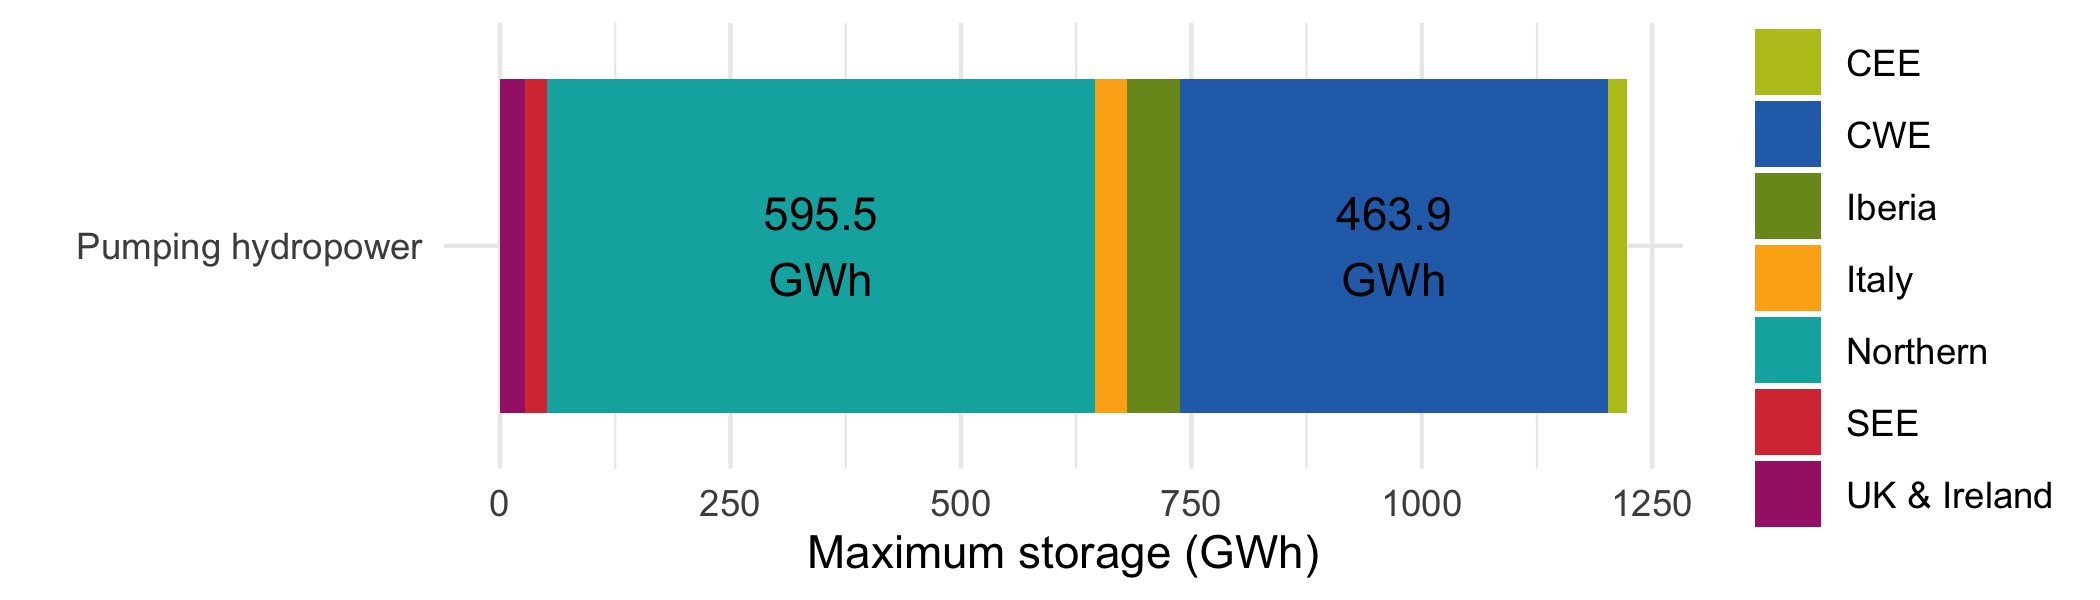

Generate this figure with R:
# This code has been used to generate the figures in the following report:
# De Felice, M., Busch, S., Kanellopoulos, K., Kavvadias, K. and Hidalgo Gonzalez, I.,
# Power system flexibility in a variable climate,
# ISBN 978-92-76-18183-5 (online), doi:10.2760/75312 (online)
# This code is released under Creative Commons Attribution 4.0 International (CC BY 4.0) licence
# (https://creativecommons.org/licenses/by/4.0/).

library(tidyverse)

region_cmap <- c(
  "Europe" = "black",
  "CWE" = "#286FB7",
  "CEE" =  "#B9C21F",
  "British_Isles" =  "#A52576",
  "British Isles" =  "#A52576",
  "UK & Ireland" =  "#A52576",
  "Northern" = "#00AFAD",
  "Iberia" = "#7B9522",
  "SEE" = "#D93A43",
  "Italy" = "#FCAF17"
)

pp <- read_csv("data_figure11.csv")

g <- ggplot(
  pp %>%
    filter(Technology == "HPHS") %>%
    mutate(label = ifelse(storage > 400e3, sprintf("%0.1f\nGWh", storage / 1e3), "")),
  aes(
    x = Technology,
    label = label,
    y = storage / 1e3,
    fill = region
  )
) +
  geom_bar(stat = "identity") +
  scale_x_discrete(labels = "Pumping hydropower") +
  geom_text(
    position = position_stack(vjust = 0.5)
  ) +
  scale_fill_manual(values = region_cmap, name = "") +
  labs(y = "Maximum storage (GWh)", x = "") +
  coord_flip() +
  theme_minimal()
ggsave("figure11.png", width = 7, height = 2)
